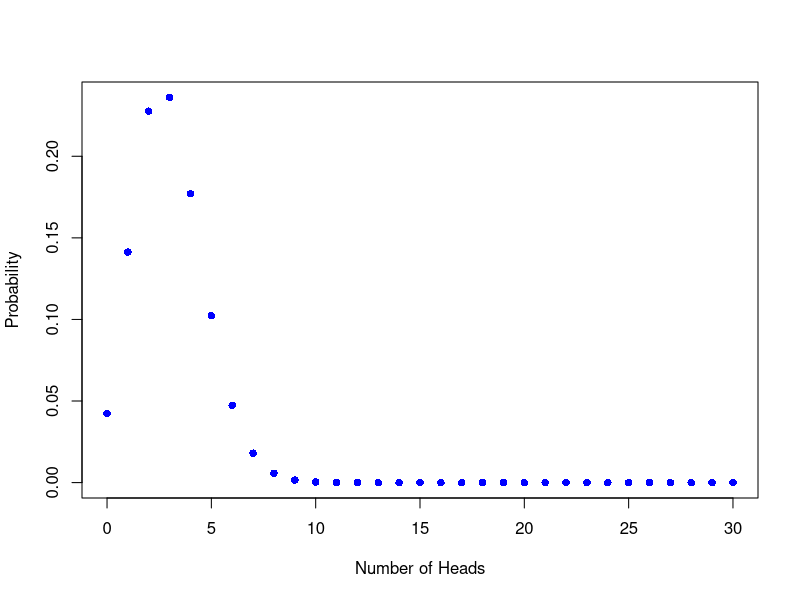

This figure's R source:
n <- 30

x <- seq(0, n)

y <- dbinom(x, n, 0.1)

plot(x,y , col='blue', xlab="Number of Heads", ylab="Probability", pch=16)
